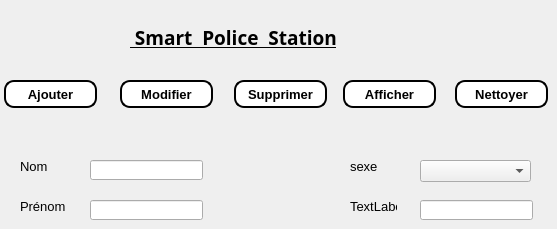
      <widget class="QWidget" name="tab_5">
       <attribute name="icon">
        <iconset>
         <normaloff>../Downloads/téléchargement (2Agent.png</normaloff>../Downloads/téléchargement (2Agent.png</iconset>
       </attribute>
       <attribute name="title">
        <string>Agents</string>
       </attribute>
       <widget class="QLabel" name="label_46">
        <property name="geometry">
         <rect>
          <x>350</x>
          <y>200</y>
          <width>47</width>
          <height>13</height>
         </rect>
        </property>
        <property name="font">
         <font>
          <family>Arial</family>
          <pointsize>10</pointsize>
          <weight>50</weight>
          <bold>false</bold>
         </font>
        </property>
        <property name="text">
         <string>TextLabel</string>
        </property>
       </widget>
       <widget class="QLabel" name="label_43">
        <property name="geometry">
         <rect>
          <x>20</x>
          <y>160</y>
          <width>47</width>
          <height>13</height>
         </rect>
        </property>
        <property name="font">
         <font>
          <family>Arial</family>
          <pointsize>10</pointsize>
          <weight>50</weight>
          <bold>false</bold>
         </font>
        </property>
        <property name="text">
         <string>Nom</string>
        </property>
       </widget>
       <widget class="QLineEdit" name="lineEdit_44">
        <property name="geometry">
         <rect>
          <x>90</x>
          <y>200</y>
          <width>113</width>
          <height>20</height>
         </rect>
        </property>
       </widget>
       <widget class="QLabel" name="label_45">
        <property name="geometry">
         <rect>
          <x>350</x>
          <y>160</y>
          <width>47</width>
          <height>13</height>
         </rect>
        </property>
        <property name="font">
         <font>
          <family>Arial</family>
          <pointsize>10</pointsize>
          <weight>50</weight>
          <bold>false</bold>
         </font>
        </property>
        <property name="text">
         <string>sexe</string>
        </property>
       </widget>
       <widget class="QPushButton" name="Nettoyer_21">
        <property name="geometry">
         <rect>
          <x>455</x>
          <y>80</y>
          <width>93</width>
          <height>28</height>
         </rect>
        </property>
        <property name="font">
         <font>
          <family>Arial</family>
          <pointsize>10</pointsize>
          <weight>75</weight>
          <bold>true</bold>
         </font>
        </property>
        <property name="styleSheet">
         <string notr="true">background-color:white; 
color:black; 
border-style:outset ; 
border-width:2px ; 
border-radius:10px;</string>
        </property>
        <property name="text">
         <string>Nettoyer</string>
        </property>
       </widget>
       <widget class="QPushButton" name="Ajoutersalaries_23">
        <property name="geometry">
         <rect>
          <x>4</x>
          <y>80</y>
          <width>93</width>
          <height>28</height>
         </rect>
        </property>
        <property name="font">
         <font>
          <family>Arial</family>
          <pointsize>10</pointsize>
          <weight>75</weight>
          <bold>true</bold>
         </font>
        </property>
        <property name="styleSheet">
         <string notr="true">background-color:white; 
color:black; 
border-style:outset ; 
border-width:2px ; 
border-radius:10px;</string>
        </property>
        <property name="text">
         <string>Ajouter</string>
        </property>
       </widget>
       <widget class="QPushButton" name="modifiersalaries_23">
        <property name="geometry">
         <rect>
          <x>120</x>
          <y>80</y>
          <width>93</width>
          <height>28</height>
         </rect>
        </property>
        <property name="font">
         <font>
          <family>Arial</family>
          <pointsize>10</pointsize>
          <weight>75</weight>
          <bold>true</bold>
         </font>
        </property>
        <property name="styleSheet">
         <string notr="true">background-color:white; 
color:black; 
border-style:outset ; 
border-width:2px ; 
border-radius:10px;</string>
        </property>
        <property name="text">
         <string>Modifier</string>
        </property>
       </widget>
       <widget class="QLineEdit" name="lineEdit_43">
        <property name="geometry">
         <rect>
          <x>420</x>
          <y>200</y>
          <width>113</width>
          <height>20</height>
         </rect>
        </property>
       </widget>
       <widget class="QPushButton" name="affichersalaries_23">
        <property name="geometry">
         <rect>
          <x>343</x>
          <y>80</y>
          <width>93</width>
          <height>28</height>
         </rect>
        </property>
        <property name="font">
         <font>
          <family>Arial</family>
          <pointsize>10</pointsize>
          <weight>75</weight>
          <bold>true</bold>
         </font>
        </property>
        <property name="styleSheet">
         <string notr="true">background-color:white; 
color:black; 
border-style:outset ; 
border-width:2px ; 
border-radius:10px;</string>
        </property>
        <property name="text">
         <string>Afficher</string>
        </property>
       </widget>
       <widget class="QPushButton" name="supprimersalaries_23">
        <property name="geometry">
         <rect>
          <x>234</x>
          <y>80</y>
          <width>93</width>
          <height>28</height>
         </rect>
        </property>
        <property name="font">
         <font>
          <family>Arial</family>
          <pointsize>10</pointsize>
          <weight>75</weight>
          <bold>true</bold>
         </font>
        </property>
        <property name="styleSheet">
         <string notr="true">background-color:white; 
color:black; 
border-style:outset ; 
border-width:2px ; 
border-radius:10px;</string>
        </property>
        <property name="text">
         <string>Supprimer</string>
        </property>
       </widget>
       <widget class="QLabel" name="policou_16">
        <property name="geometry">
         <rect>
          <x>130</x>
          <y>20</y>
          <width>351</width>
          <height>35</height>
         </rect>
        </property>
        <property name="sizePolicy">
         <sizepolicy hsizetype="Preferred" vsizetype="Maximum">
          <horstretch>0</horstretch>
          <verstretch>0</verstretch>
         </sizepolicy>
        </property>
        <property name="font">
         <font>
          <family>Algerian</family>
          <pointsize>14</pointsize>
          <weight>75</weight>
          <bold>true</bold>
          <underline>true</underline>
         </font>
        </property>
        <property name="text">
         <string> Smart  Police  Station</string>
        </property>
        <property name="textFormat">
         <enum>Qt::PlainText</enum>
        </property>
       </widget>
       <widget class="QLabel" name="label_44">
        <property name="geometry">
         <rect>
          <x>20</x>
          <y>200</y>
          <width>47</width>
          <height>13</height>
         </rect>
        </property>
        <property name="font">
         <font>
          <family>Arial</family>
          <pointsize>10</pointsize>
          <weight>50</weight>
          <bold>false</bold>
         </font>
        </property>
        <property name="text">
         <string>Prénom</string>
        </property>
       </widget>
       <widget class="QLineEdit" name="lineEdit_42">
        <property name="geometry">
         <rect>
          <x>90</x>
          <y>160</y>
          <width>113</width>
          <height>20</height>
         </rect>
        </property>
       </widget>
       <widget class="QComboBox" name="comboBox_3">
        <property name="geometry">
         <rect>
          <x>420</x>
          <y>160</y>
          <width>111</width>
          <height>22</height>
         </rect>
        </property>
       </widget>
      </widget>
